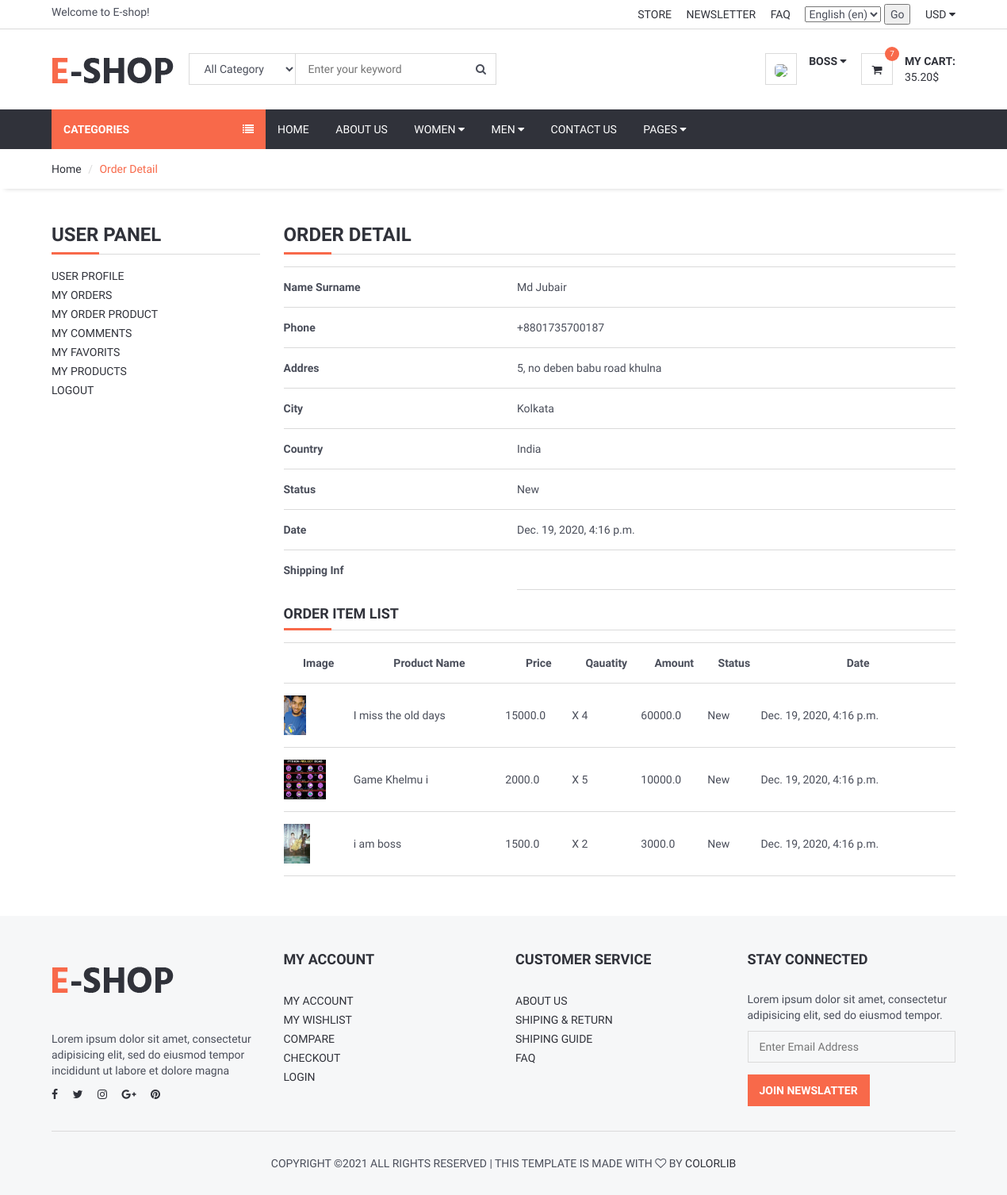
Before: /user/order_details/5 (signed in) with the older database file.
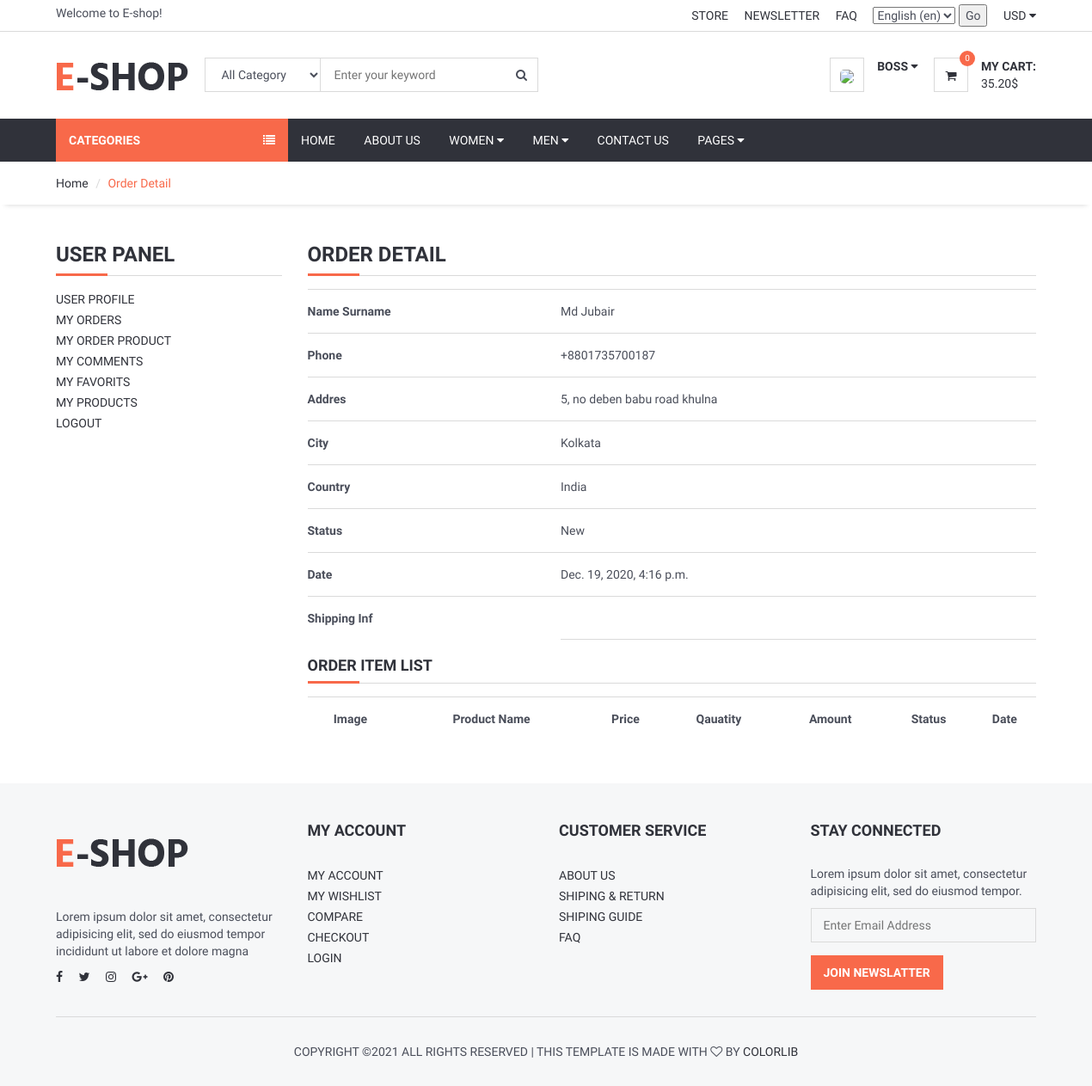
After: the same page with the newer database file.
### order/models.py (models this page shows, shortened)
class OrderProduct(models.Model):
    STATUS = (
        ('New', 'New'),
        ('Accepted', 'Accepted'),
        ('Canceled', 'Canceled'),
    )
    order = models.ForeignKey(Order , on_delete=models.CASCADE)
    user = models.ForeignKey(User, on_delete=models.CASCADE)
    product = models.ForeignKey(Product, on_delete=models.CASCADE)
    variant = models.ForeignKey(Variants, on_delete=models.SET_NULL, blank=True, null=True)
    quantity = models.IntegerField()
    price = models.FloatField()
    amount = models.FloatField()
    status = models.CharField(max_length=10, choices=STATUS, default='New')
    create_at=models.DateTimeField(auto_now_add=True)
    update_at=models.DateTimeField(auto_now=True)

### product/models.py (models this page shows, shortened)
class Product(models.Model):
    STATUS = (
        ('True', 'True'),
        ('False', 'False'),
    )
    VARIANTS = (
        ('None', 'None'),
        ('Size', 'Size'),
        ('Color', 'Color'),
        ('Size-Color', 'Size-Color'),
    )
    title = models.CharField(max_length=150)
    keywords = models.CharField(max_length=200)
    category = models.ForeignKey(Category , on_delete=models.CASCADE)
    description = models.TextField()
    image = models.ImageField(upload_to='product_image/')
    price = models.DecimalField(max_digits=12, decimal_places=2)
    amount = models.IntegerField()
    minamount=models.IntegerField()
    variant = models.CharField(max_length=10, choices=VARIANTS, default='None')
    detail = RichTextUploadingField()
    slug = models.SlugField(null=False, unique=True)
    status = models.CharField(max_length=5,choices=STATUS)
    create_at = models.DateTimeField(auto_now_add=True)
    update_at = models.DateTimeField(auto_now=True)
    def image_tag(self):
        return mark_safe('<img src="{}" height="50"/>'.format(self.image.url))
    image_tag.short_description = 'Image'

### user/views.py (the view)
# urls.py: path('order_details/<int:id>', order_details, name='order_details'),
@login_required
def order_details(request, id):
    category = Category.objects.all()
    current_user = request.user
    orders = Order.objects.get(user_id=current_user.id, id=id)
    orderitems = OrderProduct.objects.filter(order_id=id)
    context = {'category': category, 'orders': orders, 'orderitems': orderitems}
    return render(request, 'user_order_detail.html', context)

### home/templatetags/my_tags.py (called while the page is built)
@register.simple_tag
def my_cart_item(userid):
    cart_item = ShopCart.objects.filter(user_id=userid).count()
    return cart_item

### user/templates/user_order_detail.html (shortened to what the changed rows need)
{% extends 'homebase.html' %}
{% block body %}
	<div class="section">
		<div class="container">
			<div class="row">
				<div class="col-md-9">
					<div class="order-summary clearfix">
                        <table class="shopping-cart-table table">
                            <tr>
                                <th class="text-left">Name Surname</th>
                            </tr>
                            <tr>
                                <th class="text-left">Phone</th>
                            </tr>
                            <tr>
                                <th class="text-left">Addres</th>
                            </tr>
                            <tr>
                                <th class="text-left">City</th>
                            </tr>
                            <tr>
                                <th class="text-left">Country</th>
                            </tr>
                            <tr>
                                <th class="text-left">Status</th>
                            </tr>
                            <tr>
                                <th class="text-left">Date</th>
                            </tr>
                            <th class="text-left">Shipping Inf</th>
                        </table>
                        <table class="shopping-cart-table table">
                            <tr>
                                <th class="text-center"> Image</th>
                                <th class="text-center"> Product Name </th>
                                <th class="text-center"> Price </th>
                                <th class="text-center"> Qauatity </th>
                                <th class="text-center"> Amount </th>
                                <th class="text-center"> Status </th>
                                <th class="text-center"> Date </th>
                            </tr>
                            {% for item in orderitems %}
                                <tr>
                                    <td class="text-left">
                                        <a href="/product/{{ item.product_id }}/{{ item.product.slug }}">
                                            {% if item.variant.image_id > 0 %}
                                            <img src="{{ item.variant.image }}" alt="" style="height: 50px">
                                            {% else %}
                                            <img src="{{item.product.image.url}}" alt="" style="height: 50px">
                                            {% endif %}
                                        </a>
                                    </td>
                                    <td class="text-left">{{ item.product.title}} {{ item.variant.size}} {{ item.variant.color}}</td>
                                    <td class="text-left">{{ item.price}} </td>
                                    <td class="text-left"> X {{ item.quantity}} </td>
                                    <td class="text-left">{{ item.amount}} </td>
                                    <td class="text-left">{{ item.status}} </td>
                                    <td class="text-left">{{ item.create_at}} </td>
                                </tr>
                            {% endfor %}
                        </table>
					</div>
				</div>
			</div>
		</div>
	</div>
{% endblock  %}

### home/templates/header.html (shortened to what this page needs)
{% load static %}
{% load i18n %}
	<header>
		<div id="top-header">
			<div class="container">
				<div class="pull-left">
					<span>{% trans "Welcome to E-shop!" %}</span>
				</div>
				<div class="pull-right">
					<ul class="header-top-links">
						<li><a href="#">Store</a></li>
						<li><a href="#">Newsletter</a></li>
						<li><a href="#">FAQ</a></li>
						<li class="dropdown default-dropdown">
							<form action="{% url 'set_language' %}" method="post">{% csrf_token %}
								<select name="language">
									{% get_current_language as LANGUAGE_CODE %}
									{% get_available_languages as LANGUAGES %}
									{% get_language_info_list for LANGUAGES as languages %}
									{% for language in languages %}
										<option value="{{ language.code }}"{% if language.code == LANGUAGE_CODE %} selected{% endif %}>
											{{ language.name_local }} ({{ language.code }})
										</option>
									{% endfor %}
								</select>
								<input type="submit" value="Go">
							</form>
						</li>
						<li class="dropdown default-dropdown">
							<a class="dropdown-toggle" data-toggle="dropdown" aria-expanded="true">USD <i class="fa fa-caret-down"></i></a>
						</li>
					</ul>
				</div>
			</div>
		</div>
		<div id="header">
			<div class="container">
				<div class="pull-left">
					<div class="header-logo">
						<a class="logo" href="#">
							<img src="{% static 'img/logo.png' %}" alt="">
						</a>
					</div>
					<div class="header-search">
						<form action="/search/" method="POST">
							<input id="query" name="query" class="input search-input" type="text" placeholder="Enter your keyword">
							<select name="catid" class="input search-categories">
								<option value="0">All Category</option>
								{% load mptt_tags %}
							</select>
							<button class="search-btn"><i class="fa fa-search"></i></button>
						</form>
					</div>
				</div>
				<div class="pull-right">
					<ul class="header-btns">
						<li class="header-account dropdown default-dropdown">
							{% if user.id is not None %}
							<div class="dropdown-toggle" role="button" data-toggle="dropdown" aria-expanded="true">
								<div class="header-btns-icon">
									<img src="{{ request.session.userimage }}" style="height: 40px; border-radius: 30%">
								</div>
								<strong class="text-uppercase">{{ user.first_name }} <i class="fa fa-caret-down"></i></strong>
							</div>
							{% else %}
							<a href="{% url 'login_view' %}" class="text-uppercase">Login</a> / <a href="{% url 'signup_view' %}" class="text-uppercase">Sign Up</a>
							{% endif %}
						</li>
						<li class="header-cart dropdown default-dropdown">
							<a href="/order/shopcart">
								<div class="header-btns-icon">
									<i class="fa fa-shopping-cart"></i>
									{% load my_tags %}
                                	{% my_cart_item user.id as cart_item %}
									<span class="qty">{{ cart_item }}</span>
								</div>
								<strong class="text-uppercase">My Cart:</strong>
								<br>
								<span>35.20$</span>
							</a>
						</li>
					</ul>
				</div>
			</div>
		</div>
	</header>

Changed rows visible on the page:
removed OrderProduct: product.image (picture), product "I miss the old days", price "15000.0", quantity "4", amount "60000.0", status "New", create_at "Dec. 19, 2020, 4:16 p.m."
removed OrderProduct: product.image (picture), product "Game Khelmu i", price "2000.0", quantity "5", amount "10000.0", status "New", create_at "Dec. 19, 2020, 4:16 p.m."
removed OrderProduct: product.image (picture), product "i am boss", price "1500.0", quantity "2", amount "3000.0", status "New", create_at "Dec. 19, 2020, 4:16 p.m."
Other visible differences:
{{ cart_item }}: "7" → "0"
